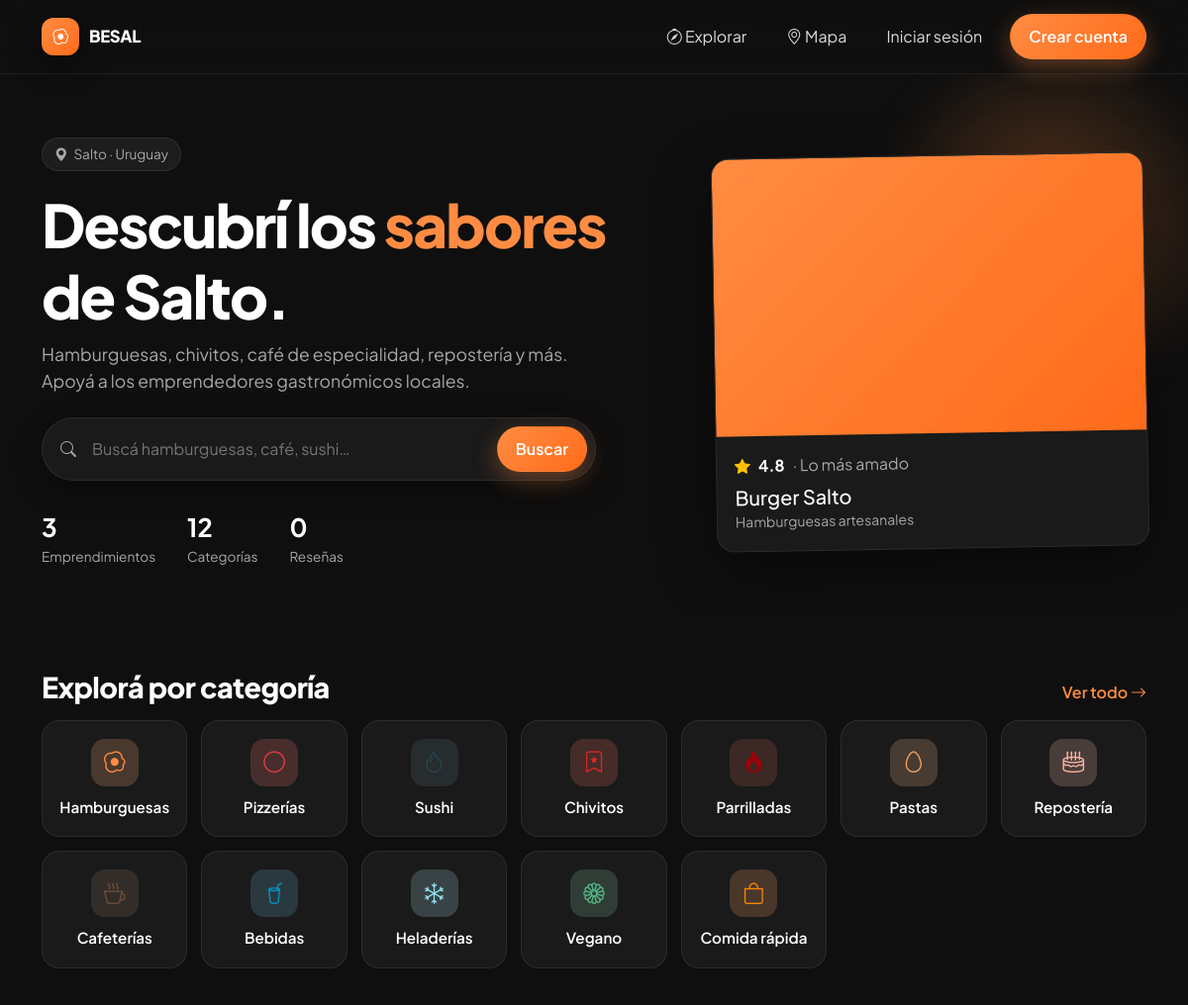
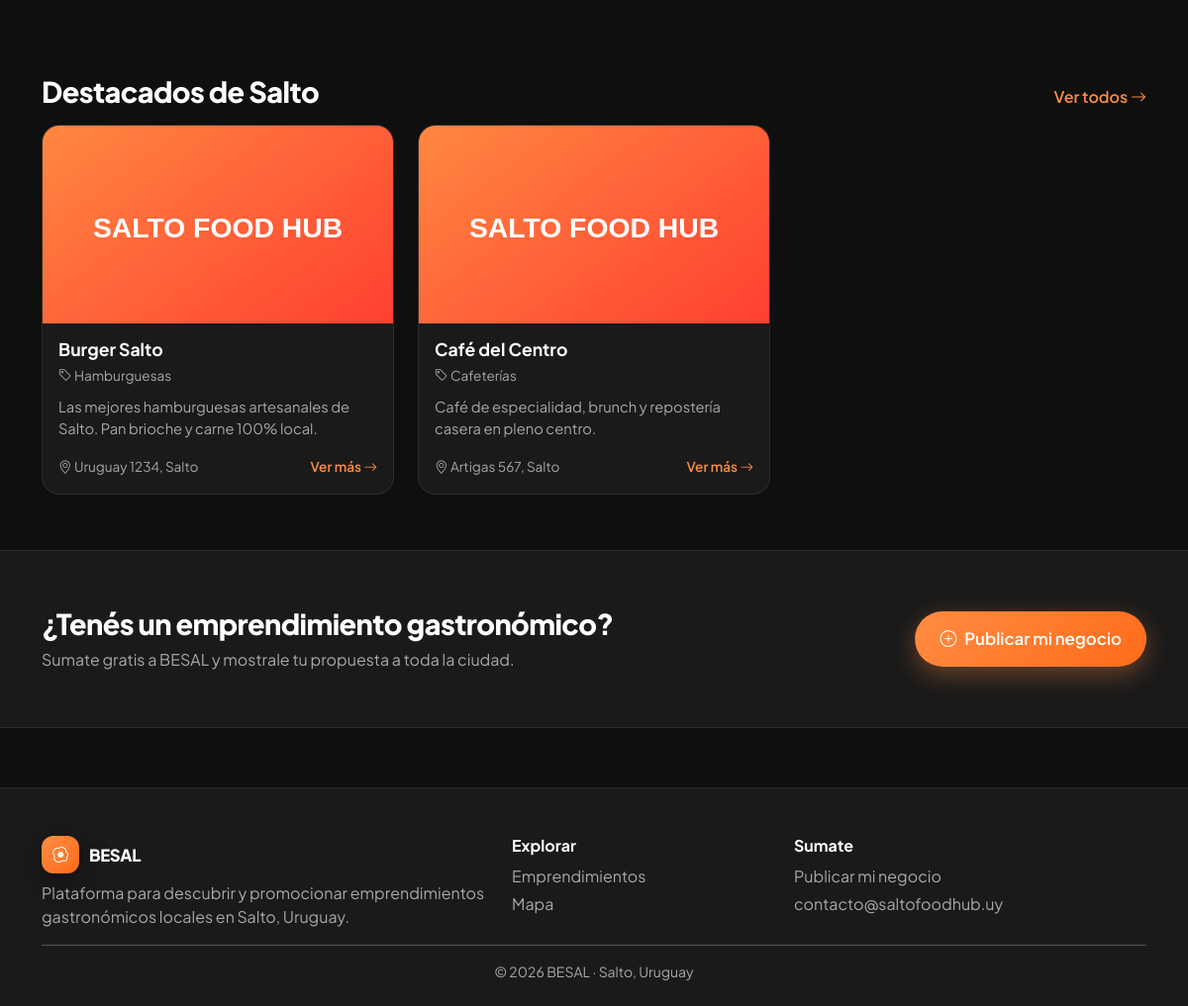
The page / on the database its author committed (2 pictures, top to bottom).
### tables this page shows
CREATE TABLE categorias (
    id INT AUTO_INCREMENT PRIMARY KEY,
    nombre VARCHAR(60) NOT NULL UNIQUE,
    slug VARCHAR(80) NOT NULL UNIQUE,
    icono VARCHAR(60) DEFAULT 'bi-shop',
    color VARCHAR(20) DEFAULT '#ff8c42',
    orden INT NOT NULL DEFAULT 0
);

CREATE TABLE emprendimientos (
    id INT AUTO_INCREMENT PRIMARY KEY,
    usuario_id INT NOT NULL,
    categoria_id INT DEFAULT NULL,
    nombre VARCHAR(120) NOT NULL,
    slug VARCHAR(150) NOT NULL UNIQUE,
    descripcion TEXT,
    logo VARCHAR(255) DEFAULT NULL,
    portada VARCHAR(255) DEFAULT NULL,
    direccion VARCHAR(200),
    telefono VARCHAR(40),
    whatsapp VARCHAR(40),
    instagram VARCHAR(100),
    facebook VARCHAR(100),
    horarios VARCHAR(255),
    latitud DECIMAL(10,7) DEFAULT NULL,
    longitud DECIMAL(10,7) DEFAULT NULL,
    aprobado TINYINT(1) NOT NULL DEFAULT 0,
    destacado TINYINT(1) NOT NULL DEFAULT 0,
    visitas INT NOT NULL DEFAULT 0,
    creado_en DATETIME NOT NULL DEFAULT CURRENT_TIMESTAMP,
    FOREIGN KEY (usuario_id) REFERENCES usuarios(id) ON DELETE CASCADE,
    FOREIGN KEY (categoria_id) REFERENCES categorias(id) ON DELETE SET NULL,
    INDEX idx_categoria (categoria_id),
    INDEX idx_aprobado (aprobado)
);

### app/controllers/HomeController.php (called while the page is built, shortened)
<?php
class HomeController
{
    public static function index(): void {
        $categorias = Categoria::all();
        $destacados = Emprendimiento::destacados(6);
        require BASE_PATH . '/app/views/layouts/main.php';
    }
}

### config/database.php (called while the page is built)
<?php
class Database
{
    private static ?PDO $instance = null;
    public static function getConnection(): PDO
    {
        if (self::$instance === null) {
            $dsn = 'mysql:host=' . DB_HOST . ';dbname=' . DB_NAME . ';charset=' . DB_CHARSET;
            $options = [
                PDO::ATTR_ERRMODE            => PDO::ERRMODE_EXCEPTION,
                PDO::ATTR_DEFAULT_FETCH_MODE => PDO::FETCH_ASSOC,
                PDO::ATTR_EMULATE_PREPARES   => false,
            ];
            try {
                self::$instance = new PDO($dsn, DB_USER, DB_PASS, $options);
            } catch (PDOException $e) {
                if (ENVIRONMENT === 'development') {
                    die('Error de conexión a la BD: ' . $e->getMessage());
                }
                die('Error de conexión a la base de datos.');
            }
        }
        return self::$instance;
    }
}

### includes/helpers.php (called while the page is built, shortened)
<?php
function e(?string $str): string {
    return htmlspecialchars((string)$str, ENT_QUOTES | ENT_SUBSTITUTE, 'UTF-8');
}
function url(string $path = ''): string {
    return rtrim(SITE_URL, '/') . '/' . ltrim($path, '/');
}
function asset(string $path): string {
    return rtrim(ASSETS_URL, '/') . '/' . ltrim($path, '/');
}
function current_user(): ?array {
    return $_SESSION['user'] ?? null;
}
function get_setting(string $key, $default = null) {
    static $cache = null;
    if ($cache === null) {
        $cache = [];
        try {
            $rows = Database::getConnection()->query("SELECT clave, valor FROM configuraciones")->fetchAll();
            foreach ($rows as $r) $cache[$r['clave']] = $r['valor'];
        } catch (Throwable $e) {}
    }
    return $cache[$key] ?? $default;
}
function active_theme(): string {
    return get_setting('tema_activo', DEFAULT_THEME);
}

### app/models/Emprendimiento.php (called while the page is built, shortened)
<?php
class Emprendimiento
{
    public static function db(): PDO { return Database::getConnection(); }
    public static function destacados(int $limit=6): array {
        return self::db()->query("SELECT e.*, c.nombre AS categoria_nombre FROM emprendimientos e LEFT JOIN categorias c ON c.id=e.categoria_id WHERE e.aprobado=1 AND e.destacado=1 ORDER BY e.creado_en DESC LIMIT $limit")->fetchAll();
    }
    public static function count(): int {
        return (int)self::db()->query("SELECT COUNT(*) FROM emprendimientos")->fetchColumn();
    }
}

### includes/bootstrap.php (called while the page is built, shortened)
<?php
require_once __DIR__ . '/../config/database.php';
require_once __DIR__ . '/helpers.php';
spl_autoload_register(function ($class) {
    $paths = [
        BASE_PATH . '/app/models/' . $class . '.php',
        BASE_PATH . '/app/controllers/' . $class . '.php',
    ];
    foreach ($paths as $p) {
        if (file_exists($p)) { require_once $p; return; }
    }
});

### app/models/Categoria.php (called while the page is built, shortened)
<?php
class Categoria
{
    public static function db(): PDO { return Database::getConnection(); }
    public static function all(): array {
        return self::db()->query("SELECT * FROM categorias ORDER BY orden, nombre")->fetchAll();
    }
}

### app/models/Resena.php (called while the page is built, shortened)
<?php
class Resena
{
    public static function db(): PDO { return Database::getConnection(); }
    public static function count(): int {
        return (int)self::db()->query("SELECT COUNT(*) FROM resenas")->fetchColumn();
    }
}

### app/views/home/index.php (the view, shortened to what this page needs)
<section class="sfh-hero">
  <div class="container">
    <div class="row align-items-center g-5">
      <div class="col-lg-7">
        <span class="sfh-eyebrow"><i class="bi bi-geo-alt-fill"></i> Salto · Uruguay</span>
        <h1 class="sfh-hero-title">Descubrí los <em>sabores</em> de Salto.</h1>
        <p class="sfh-hero-sub">Hamburguesas, chivitos, café de especialidad, repostería y más. Apoyá a los emprendedores gastronómicos locales.</p>
        <form method="get" action="<?= url('') ?>" class="sfh-search">
          <i class="bi bi-search"></i>
          <input type="text" name="q" placeholder="Buscá hamburguesas, café, sushi…" autocomplete="off">
          <button class="sfh-btn sfh-btn-primary">Buscar</button>
        </form>
        <div class="sfh-hero-stats">
          <div><strong><?= (int)Emprendimiento::count() ?></strong><span>Emprendimientos</span></div>
          <div><strong><?= count($categorias) ?></strong><span>Categorías</span></div>
          <div><strong><?= (int)Resena::count() ?></strong><span>Reseñas</span></div>
        </div>
      </div>
      <div class="col-lg-5 d-none d-lg-block">
        <div class="sfh-hero-card">
          <div class="sfh-hero-card-img"></div>
          <div class="sfh-hero-card-body">
            <div class="d-flex align-items-center gap-2"><i class="bi bi-star-fill text-warning"></i><strong>4.8</strong><span class="text-muted">· Lo más amado</span></div>
            <h5 class="mt-2 mb-0">Burger Salto</h5>
            <small class="text-muted">Hamburguesas artesanales</small>
          </div>
        </div>
      </div>
    </div>
  </div>
</section>
<section class="sfh-section">
  <div class="container">
    <div class="d-flex align-items-end justify-content-between mb-3">
      <h2 class="sfh-section-title">Explorá por categoría</h2>
      <a href="<?= url('?p=explorar') ?>" class="sfh-link">Ver todo <i class="bi bi-arrow-right"></i></a>
    </div>
    <div class="sfh-cats">
      <?php foreach ($categorias as $c): ?>
        <a href="<?= url('?p=explorar&categoria_id='.$c['id']) ?>" class="sfh-cat" style="--cat-color: <?= e($c['color']) ?>">
          <span class="sfh-cat-icon"><i class="bi <?= e($c['icono']) ?>"></i></span>
          <span class="sfh-cat-name"><?= e($c['nombre']) ?></span>
        </a>
      <?php endforeach; ?>
    </div>
  </div>
</section>
<section class="sfh-section">
  <div class="container">
    <div class="d-flex align-items-end justify-content-between mb-3">
      <h2 class="sfh-section-title">Destacados de Salto</h2>
      <a href="<?= url('?p=explorar') ?>" class="sfh-link">Ver todos <i class="bi bi-arrow-right"></i></a>
    </div>
    <div class="row g-4">
      <?php foreach ($destacados as $e): ?>
        <div class="col-md-6 col-lg-4">
          <?php $emp=$e; include BASE_PATH . '/app/views/partials/card_emp.php'; ?>
        </div>
      <?php endforeach; ?>
    </div>
  </div>
</section>
<section class="sfh-section sfh-section-alt">
  <div class="container">
    <div class="row align-items-center g-4">
      <div class="col-md-7">
        <h2 class="sfh-section-title mb-2">¿Tenés un emprendimiento gastronómico?</h2>
        <p class="text-muted mb-0">Sumate gratis a <?= e(SITE_NAME) ?> y mostrale tu propuesta a toda la ciudad.</p>
      </div>
      <div class="col-md-5 text-md-end">
        <a href="<?= url('?p=nuevo-emprendimiento') ?>" class="sfh-btn sfh-btn-primary sfh-btn-lg"><i class="bi bi-plus-circle"></i> Publicar mi negocio</a>
      </div>
    </div>
  </div>
</section>

### index.php (shortened to what this page needs)
<?php
require __DIR__ . '/includes/bootstrap.php';
$p = $_GET['p'] ?? 'home';
try {
    switch ($p) {
        case 'home':                HomeController::index(); break;
    }
} catch (Throwable $e) {
    if (ENVIRONMENT === 'development') {
        echo '<pre style="padding:24px;font-family:monospace;background:#111;color:#f55;">' . e($e->getMessage()) . "\n\n" . e($e->getTraceAsString()) . '</pre>';
    } else {
        http_response_code(500);
        echo 'Ocurrió un error inesperado.';
    }
}

### app/views/layouts/main.php (shortened to what this page needs)
<?php
$tema = active_theme();
?>
<!DOCTYPE html>
<html lang="es" data-theme="<?= e($tema) ?>">
<head>
<link href="https://cdn.jsdelivr.net/npm/bootstrap@5.3.3/dist/css/bootstrap.min.css" rel="stylesheet">
<link href="https://cdn.jsdelivr.net/npm/bootstrap-icons@1.11.3/font/bootstrap-icons.css" rel="stylesheet">
<link href="<?= asset('css/styles.css') ?>" rel="stylesheet">
</head>
<body>
<?php require BASE_PATH . '/app/views/partials/navbar.php'; ?>
<main class="sfh-main">
  <?php require BASE_PATH . '/app/views/' . $view . '.php'; ?>
</main>
<?php require BASE_PATH . '/app/views/partials/footer.php'; ?>
</body>
</html>

### app/views/partials/navbar.php (shortened to what this page needs)
<?php $u = current_user(); ?>
<nav class="sfh-navbar">
  <div class="container d-flex align-items-center justify-content-between">
    <a href="<?= url('?p=home') ?>" class="sfh-brand">
      <span class="sfh-brand-mark"><i class="bi bi-egg-fried"></i></span>
      <span class="sfh-brand-text"><?= e(SITE_NAME) ?></span>
    </a>
    <div class="d-none d-md-flex align-items-center gap-3">
      <a href="<?= url('?p=explorar') ?>" class="sfh-nav-link"><i class="bi bi-compass"></i> Explorar</a>
      <a href="<?= url('?p=mapa') ?>" class="sfh-nav-link"><i class="bi bi-geo-alt"></i> Mapa</a>
      <?php if ($u): ?>
        <a href="<?= url('?p=favoritos') ?>" class="sfh-nav-link"><i class="bi bi-heart"></i></a>
        <a href="<?= url('?p=mis-emprendimientos') ?>" class="sfh-nav-link"><i class="bi bi-shop"></i> Mis negocios</a>
        <?php if ($u['rol']==='admin'): ?>
          <a href="<?= url('?p=admin') ?>" class="sfh-btn sfh-btn-ghost"><i class="bi bi-shield-lock"></i> Admin</a>
        <?php endif; ?>
        <div class="dropdown">
          <button class="sfh-btn sfh-btn-ghost dropdown-toggle" data-bs-toggle="dropdown">
            <i class="bi bi-person-circle"></i> <?= e($u['nombre']) ?>
          </button>
          <ul class="dropdown-menu dropdown-menu-end">
            <li><a class="dropdown-item" href="<?= url('?p=favoritos') ?>">Favoritos</a></li>
            <li><a class="dropdown-item" href="<?= url('?p=mis-emprendimientos') ?>">Mis emprendimientos</a></li>
            <li><hr class="dropdown-divider"></li>
            <li><a class="dropdown-item" href="<?= url('?p=logout') ?>">Cerrar sesión</a></li>
          </ul>
        </div>
      <?php else: ?>
        <a href="<?= url('?p=login') ?>" class="sfh-nav-link">Iniciar sesión</a>
        <a href="<?= url('?p=register') ?>" class="sfh-btn sfh-btn-primary">Crear cuenta</a>
      <?php endif; ?>
    </div>
  </div>
</nav>

### app/views/partials/card_emp.php (shortened to what this page needs)
<a href="<?= url('?p=ver&slug='.urlencode($emp['slug'])) ?>" class="sfh-card">
  <div class="sfh-card-img" style="background-image:url('<?= $emp['logo'] ? uploaded($emp['logo'],'logos') : asset('img/placeholder.svg') ?>')"></div>
  <div class="sfh-card-body">
    <div class="d-flex justify-content-between align-items-start gap-2">
      <h5 class="sfh-card-title"><?= e($emp['nombre']) ?></h5>
    </div>
    <p class="sfh-card-meta"><i class="bi bi-tag"></i> <?= e($emp['categoria_nombre'] ?? 'Sin categoría') ?></p>
    <p class="sfh-card-desc"><?= e(mb_substr($emp['descripcion'] ?? '',0,90)) ?><?= mb_strlen($emp['descripcion'] ?? '')>90?'…':'' ?></p>
    <div class="sfh-card-foot">
      <span><i class="bi bi-geo-alt"></i> <?= e(mb_substr($emp['direccion'] ?? 'Salto',0,40)) ?></span>
      <span class="sfh-link">Ver más <i class="bi bi-arrow-right"></i></span>
    </div>
  </div>
</a>

### app/views/partials/footer.php
<footer class="sfh-footer">
  <div class="container">
    <div class="row gy-4">
      <div class="col-md-5">
        <div class="sfh-brand mb-2">
          <span class="sfh-brand-mark"><i class="bi bi-egg-fried"></i></span>
          <span class="sfh-brand-text"><?= e(SITE_NAME) ?></span>
        </div>
        <p class="text-muted mb-0"><?= e(SITE_DESCRIPTION) ?></p>
      </div>
      <div class="col-md-3">
        <h6>Explorar</h6>
        <a href="<?= url('?p=explorar') ?>">Emprendimientos</a><br>
        <a href="<?= url('?p=mapa') ?>">Mapa</a>
      </div>
      <div class="col-md-4">
        <h6>Sumate</h6>
        <a href="<?= url('?p=nuevo-emprendimiento') ?>">Publicar mi negocio</a><br>
        <a href="mailto:<?= e(SITE_EMAIL) ?>"><?= e(SITE_EMAIL) ?></a>
      </div>
    </div>
    <hr>
    <p class="text-center text-muted small mb-0">© <?= date('Y') ?> <?= e(SITE_NAME) ?> · Salto, Uruguay</p>
  </div>
</footer>

### rows shown on the page
categorias: nombre "Hamburguesas"
categorias: nombre "Pizzerías"
categorias: nombre "Sushi"
categorias: nombre "Chivitos"
categorias: nombre "Parrilladas"
categorias: nombre "Pastas"
categorias: nombre "Repostería"
categorias: nombre "Cafeterías"
categorias: nombre "Bebidas"
categorias: nombre "Heladerías"
categorias: nombre "Vegano"
categorias: nombre "Comida rápida"
emprendimientos: nombre "Burger Salto", categoria.nombre "Hamburguesas", descripcion "Las mejores hamburguesas artesanales de Salto. Pan brioche y carne 100% local.", direccion "Uruguay 1234, Salto"
emprendimientos: nombre "Café del Centro", categoria.nombre "Cafeterías", descripcion "Café de especialidad, brunch y repostería casera en pleno centro.", direccion "Artigas 567, Salto"

### other values the page prints
SITE_NAME "BESAL"
Emprendimiento::count() "3"
count($categorias) "12"
Resena::count() "0"
SITE_DESCRIPTION "Plataforma para descubrir y promocionar emprendimientos gastronómicos locales en Salto, Uruguay."
SITE_EMAIL "contacto@saltofoodhub.uy"
